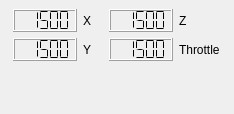
<?xml version="1.0" encoding="UTF-8"?>
<ui version="4.0">
 <class>JoyStickStatus</class>
 <widget class="QDockWidget" name="JoyStickStatus">
  <property name="geometry">
   <rect>
    <x>0</x>
    <y>0</y>
    <width>234</width>
    <height>114</height>
   </rect>
  </property>
  <property name="sizePolicy">
   <sizepolicy hsizetype="Preferred" vsizetype="Preferred">
    <horstretch>0</horstretch>
    <verstretch>0</verstretch>
   </sizepolicy>
  </property>
  <property name="minimumSize">
   <size>
    <width>234</width>
    <height>101</height>
   </size>
  </property>
  <property name="features">
   <set>QDockWidget::DockWidgetMovable</set>
  </property>
  <property name="allowedAreas">
   <set>Qt::LeftDockWidgetArea</set>
  </property>
  <property name="windowTitle">
   <string>Joystick</string>
  </property>
  <widget class="QWidget" name="dockWidgetContents">
   <layout class="QGridLayout" name="gridLayout_2">
    <item row="1" column="1">
     <widget class="QLCDNumber" name="yAxis">
      <property name="numDigits">
       <number>5</number>
      </property>
      <property name="segmentStyle">
       <enum>QLCDNumber::Flat</enum>
      </property>
      <property name="intValue" stdset="0">
       <number>1500</number>
      </property>
     </widget>
    </item>
    <item row="0" column="5">
     <spacer name="horizontalSpacer">
      <property name="orientation">
       <enum>Qt::Horizontal</enum>
      </property>
      <property name="sizeHint" stdset="0">
       <size>
        <width>40</width>
        <height>20</height>
       </size>
      </property>
     </spacer>
    </item>
    <item row="0" column="3">
     <widget class="QLCDNumber" name="zAxis">
      <property name="numDigits">
       <number>5</number>
      </property>
      <property name="segmentStyle">
       <enum>QLCDNumber::Flat</enum>
      </property>
      <property name="intValue" stdset="0">
       <number>1500</number>
      </property>
     </widget>
    </item>
    <item row="1" column="2">
     <widget class="QLabel" name="label_3">
      <property name="text">
       <string>Y</string>
      </property>
     </widget>
    </item>
    <item row="0" column="1">
     <widget class="QLCDNumber" name="xAxis">
      <property name="numDigits">
       <number>5</number>
      </property>
      <property name="segmentStyle">
       <enum>QLCDNumber::Flat</enum>
      </property>
      <property name="intValue" stdset="0">
       <number>1500</number>
      </property>
     </widget>
    </item>
    <item row="1" column="3">
     <widget class="QLCDNumber" name="throttleAxis">
      <property name="numDigits">
       <number>5</number>
      </property>
      <property name="segmentStyle">
       <enum>QLCDNumber::Flat</enum>
      </property>
      <property name="intValue" stdset="0">
       <number>1500</number>
      </property>
     </widget>
    </item>
    <item row="0" column="2">
     <widget class="QLabel" name="label">
      <property name="text">
       <string>X</string>
      </property>
     </widget>
    </item>
    <item row="2" column="2">
     <spacer name="verticalSpacer">
      <property name="orientation">
       <enum>Qt::Vertical</enum>
      </property>
      <property name="sizeHint" stdset="0">
       <size>
        <width>20</width>
        <height>40</height>
       </size>
      </property>
     </spacer>
    </item>
    <item row="1" column="4">
     <widget class="QLabel" name="label_4">
      <property name="text">
       <string>Throttle</string>
      </property>
     </widget>
    </item>
    <item row="0" column="4">
     <widget class="QLabel" name="label_2">
      <property name="text">
       <string>Z</string>
      </property>
     </widget>
    </item>
    <item row="0" column="0">
     <spacer name="horizontalSpacer_2">
      <property name="orientation">
       <enum>Qt::Horizontal</enum>
      </property>
      <property name="sizeHint" stdset="0">
       <size>
        <width>40</width>
        <height>20</height>
       </size>
      </property>
     </spacer>
    </item>
   </layout>
  </widget>
 </widget>
 <resources/>
 <connections/>
</ui>
